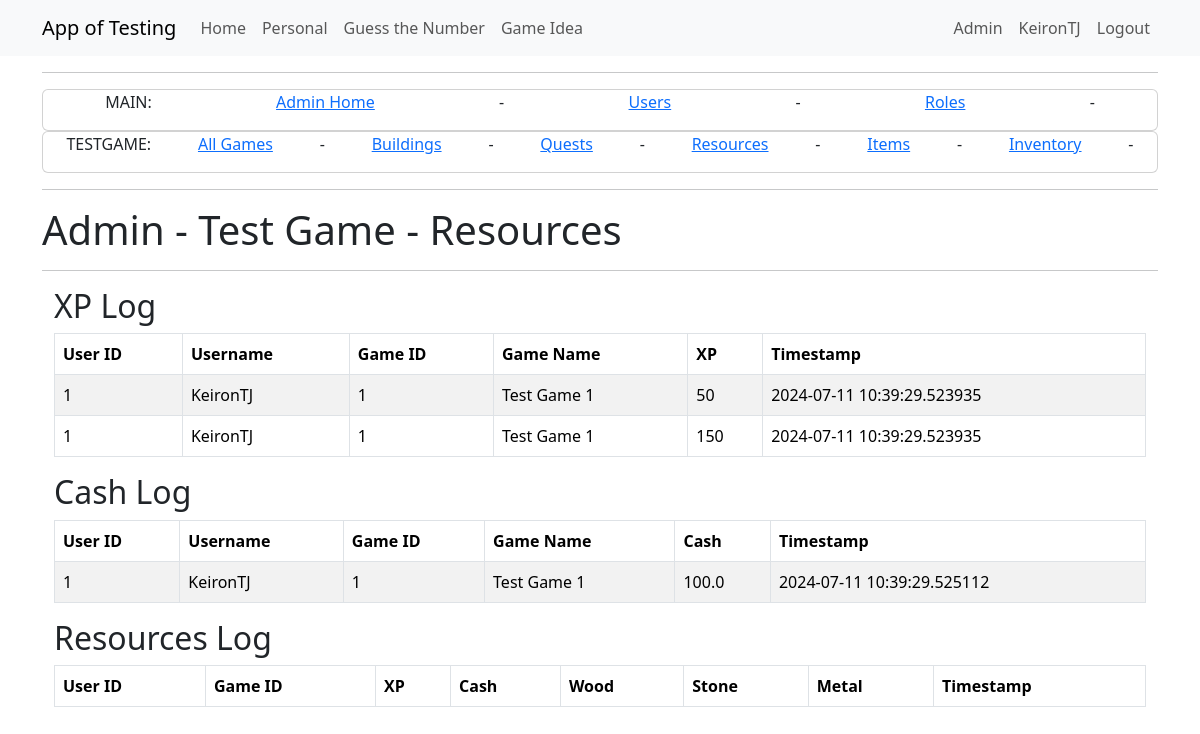
The page /admin_testgame_resourceslog (signed in) on the database as committed earlier.
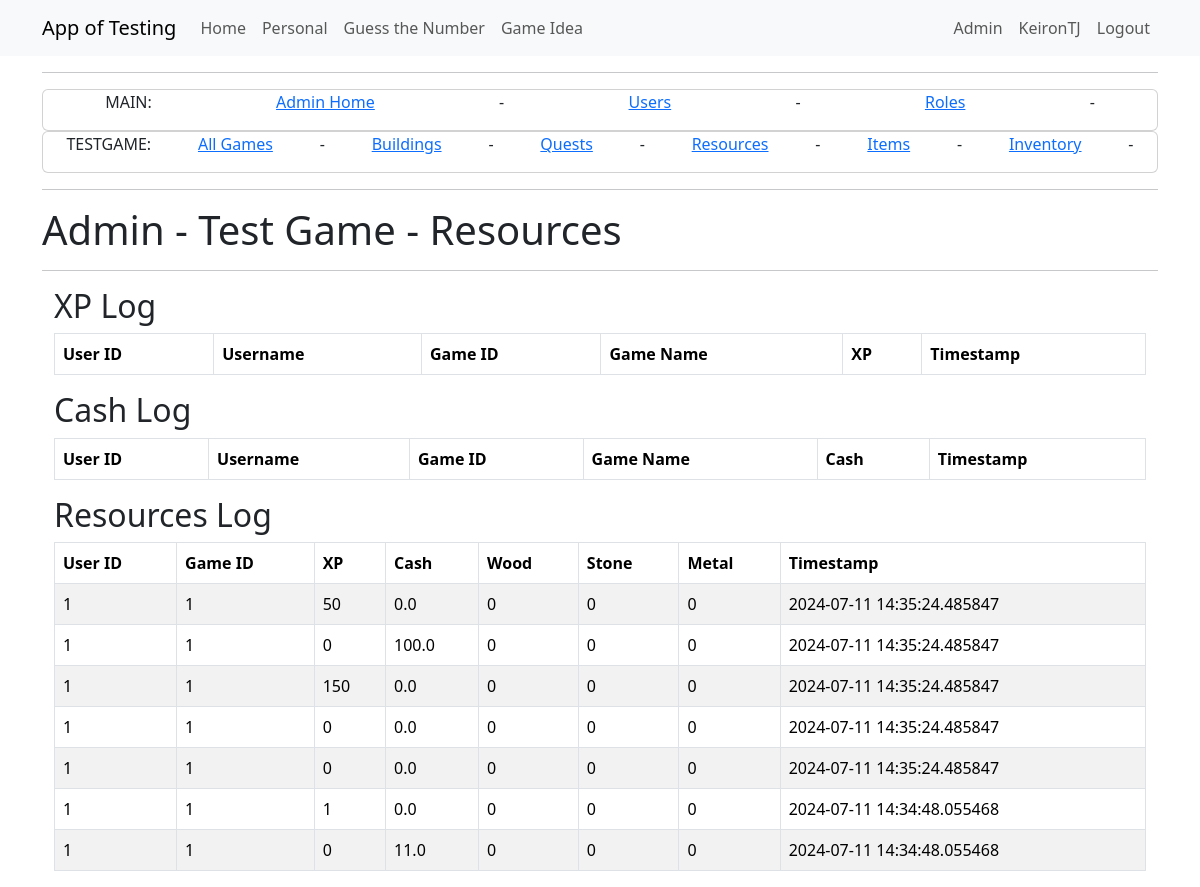
The same page on the database as committed later.
### app/models.py (models this page shows, shortened)
class User(UserMixin, db.Model):
    id = db.Column(Integer, primary_key=True)
    username = db.Column(String(64), index=True, unique=True)
    firstname = db.Column(String(64), nullable=True)
    surname = db.Column(String(64), nullable=True)
    dob = db.Column(DateTime, nullable=True)
    firstlineaddress = db.Column(String(64), nullable=True)
    city = db.Column(String(64), nullable=True)
    postcode = db.Column(String(64), nullable=True)
    email = db.Column(String(120), index=True, unique=True)
    password_hash = db.Column(String(256))
    active = db.Column(db.Boolean(), default=True)
    activetestgame = db.Column(db.Integer, nullable=True)
    test_game = so.relationship("TestGame", back_populates="user", cascade="all, delete-orphan")
    role=so.relationship("Role", secondary="user_roles")
    def is_admin(self):
        return 'admin' in [role.name for role in self.role]

class TestGameXPLog(db.Model):
    __tablename__ = 'test_game_xp_log'
    id = db.Column(db.Integer, primary_key=True)
    test_game_id = db.Column(db.Integer, db.ForeignKey("test_game.id"))
    xp = db.Column(db.Integer)
    entry_date = db.Column(db.DateTime, default=datetime.now(timezone.utc))
    testgame = db.relationship("TestGame", back_populates="test_game_xp_logs")

class TestGame(db.Model):
    __tablename__ = 'test_game'
    id = db.Column(db.Integer, primary_key=True)
    user_id = db.Column(db.Integer, db.ForeignKey('user.id'), nullable=False)
    game_name = db.Column(db.String(64))
    game_exists = db.Column(db.Boolean, default=True)
    entry_date = db.Column(db.DateTime, default=datetime.now(timezone.utc))
    xp = db.Column(db.Integer, default=0)
    level = db.Column(db.Integer, default=0)
    cash = db.Column(db.Float, default=0)
    wood = db.Column(db.Integer, default=0)
    stone = db.Column(db.Integer, default=0)
    metal = db.Column(db.Integer, default=0)
    next_level_xp_required = db.Column(db.Integer, default=110)
    test_game_cash_logs = db.relationship("TestGameCashLog", back_populates="testgame")
    test_game_xp_logs = db.relationship("TestGameXPLog", back_populates="testgame")
    user = db.relationship("User", back_populates="test_game")
    inventories = db.relationship("TestGameInventoryUser", back_populates="game")
    quest_progress = db.relationship("TestGameQuestProgress", back_populates="quest_game")
    building_progress = db.relationship("TestGameBuildingProgress", back_populates="game")
    test_game_resource_logs = db.relationship("TestGameResourceLog", back_populates="testgame")

class TestGameCashLog(db.Model):
    __tablename__ = 'test_game_cash_log'
    id = db.Column(db.Integer, primary_key=True)
    test_game_id = db.Column(db.Integer, db.ForeignKey("test_game.id"))
    cash = db.Column(db.Float)
    entry_date = db.Column(db.DateTime, default=datetime.now(timezone.utc))
    testgame = db.relationship("TestGame", back_populates="test_game_cash_logs")

class TestGameResourceLog(db.Model):
    __tablename__ = 'test_game_resource_log'
    id = db.Column(db.Integer, primary_key=True)
    test_game_id = db.Column(db.Integer, db.ForeignKey("test_game.id"))
    cash = db.Column(db.Float, default=0)
    xp = db.Column(db.Integer, default=0)
    wood = db.Column(db.Integer, default=0)
    stone = db.Column(db.Integer, default=0)
    metal = db.Column(db.Integer, default=0)
    entry_date = db.Column(db.DateTime, default=datetime.now(timezone.utc))
    source = db.Column(db.String(64))
    testgame = db.relationship("TestGame", back_populates="test_game_resource_logs")

### app/admin/routes.py (the view)
@bp.route('/admin_testgame_resourceslog', methods=['GET', 'POST'])
@login_required
@admin_required
def admin_testgame_resourceslog():
    xplogs = db.session.query(TestGameXPLog).all()
    cashlogs = db.session.query(TestGameCashLog).all()
    resourcelogs = db.session.query(TestGameResourceLog).all()
    return render_template("admin/testgame/admin_testgame_resourceslog.html",
                           title='Admin Test Game XP Log',
                           xplogs=xplogs,
                           cashlogs=cashlogs,
                           resourcelogs=resourcelogs)

### app/models.py (called while the page is built)
@login.user_loader
def load_user(id):
    return db.session.get(User, int(id))

### app/templates/admin/testgame/admin_testgame_resourceslog.html
{% extends "admin/admin_base.html" %}
{% block content2 %}
<div class="Jumbotron">
    <h1>Admin - Test Game - Resources</h1>
</div>
<hr />
<div class="container">
    <h2>XP Log</h2>
    <table class="table table-striped table-bordered">
        <thead>
            <tr>
                <th>User ID</th>
                <th>Username</th>
                <th>Game ID</th>
                <th>Game Name</th>
                <th>XP</th>
                <th>Timestamp</th>
            </tr>
        </thead>
        <tbody>
            {% for xplog in xplogs %}
            <tr>
                <td>{{ xplog.testgame.user_id }}</td>
                <td>{{ xplog.testgame.user.username }}</td>
                <td>{{ xplog.testgame.id }}</td>
                <td>{{ xplog.testgame.game_name }}</td>
                <td>{{ xplog.xp }}</td>
                <td>{{ xplog.entry_date }}</td>
            </tr>
            {% endfor %}
        </tbody>
    </table>
</div>
<div class="container">
    <h2>Cash Log</h2>
    <table class="table table-striped table-bordered">
        <thead>
            <tr>
                <th>User ID</th>
                <th>Username</th>
                <th>Game ID</th>
                <th>Game Name</th>
                <th>Cash</th>
                <th>Timestamp</th>
            </tr>
        </thead>
        <tbody>
            {% for cashlog in cashlogs %}
            <tr>
                <td>{{ cashlog.testgame.user_id }}</td>
                <td>{{ cashlog.testgame.user.username }}</td>
                <td>{{ cashlog.testgame.id }}</td>
                <td>{{ cashlog.testgame.game_name }}</td>
                <td>{{ cashlog.cash }}</td>
                <td>{{ cashlog.entry_date }}</td>
            </tr>
            {% endfor %}
        </tbody>
    </table>
</div>
<div class="container">
    <h2>Resources Log</h2>
    <table class="table table-striped table-bordered">
        <thead>
            <tr>
                <th>User ID</th>
                <th>Game ID</th>
                <th>XP</th>
                <th>Cash</th>
                <th>Wood</th>
                <th>Stone</th>
                <th>Metal</th>
                <th>Timestamp</th>
            </tr>
        </thead>
        <tbody>
            {% for resourcelog in resourcelogs %}
            <tr>
                <td>{{ resourcelog.testgame.user_id }}</td>
                <td>{{ resourcelog.testgame.id }}</td>
                <td>{{ resourcelog.xp }}</td>
                <td>{{ resourcelog.cash }}</td>
                <td>{{ resourcelog.wood }}</td>
                <td>{{ resourcelog.stone }}</td>
                <td>{{ resourcelog.metal }}</td>
                <td>{{ resourcelog.entry_date }}</td>
            </tr>
            {% endfor %}
        </tbody>
    </table>
</div>
{% endblock %}

### app/templates/admin/admin_base.html
{% extends "base.html" %}
{% block content %}
<hr />
<div class="card">
    <div style="display: flex; justify-content: space-around;">
        <p>MAIN:</p>
        <a href="{{ url_for('admin.admin_home') }}">Admin Home</a> -
        <a href="{{ url_for('admin.admin_users') }}">Users</a> -
        <a href="{{ url_for('admin.admin_roles') }}">Roles</a> -
    </div>
</div>
<div class="card">
    <div style="display: flex; justify-content: space-around;">
        <p>TESTGAME:</p>
        <a href="{{ url_for('admin.admin_testgame_models') }}">All Games</a> -
        <a href="{{ url_for('admin.admin_testgame_buildings') }}">Buildings</a> -
        <a href="{{ url_for('admin.admin_testgame_mainquests') }}">Quests</a> -
        <a href="{{ url_for('admin.admin_testgame_resourceslog') }}">Resources</a> -
        <a href="{{ url_for('admin.admin_testgame_items') }}">Items</a> -
        <a href="{{ url_for('admin.admin_testgame_inventories') }}">Inventory</a> -
    </div>
</div>
<hr />
    {% block content2 %}  {% endblock content2 %}
    {% endblock content %}

### app/templates/base.html (shortened to what this page needs)
<!doctype html>
<html lang="en">
<head>
    <link href="https://cdn.jsdelivr.net/npm/bootstrap@5.3.2/dist/css/bootstrap.min.css"
          rel="stylesheet"
>
    <link rel="stylesheet" href="{{ url_for('static', filename='style.css') }}">
</head>
<body>
    <nav class="navbar navbar-expand-lg bg-body-tertiary">
        <div class="container">
            <a class="navbar-brand" href="{{ url_for('main.index') }}">App of Testing</a>
            <div class="collapse navbar-collapse" id="navbarSupportedContent">
                <ul class="navbar-nav me-auto mb-2 mb-lg-0">
                    <li class="nav-item">
                        <a class="nav-link" aria-current="page" href="{{ url_for('main.index') }}">Home</a>
                    </li>
                    <li class="nav-item">
                        <a class="nav-link" aria-current="page" href="{{ url_for('financeapp.pfhome') }}">Personal</a>
                    </li>
                    <li class="nav-item">
                        <a class="nav-link" aria-current="page" href="{{ url_for('gtn.guessthenumberhome') }}">Guess the Number</a>
                    </li>
                    {% if not current_user.is_authenticated or current_user.activetestgame == None    %}
                    <li class="nav-item">
                        <a class="nav-link" aria-current="page" href="{{ url_for('testgame.tg_startmenu') }}">Game Idea</a>
                    </li>
                    {% else %}
                    <li class="nav-item">
                        <a class="nav-link" aria-current="page" href="{{ url_for('testgame.tg_play', game_id=current_user.activetestgame) }}">Game Idea</a>
                    </li>
                    {% endif %}
                </ul>
                <ul class="navbar-nav mb-2 mb-lg-0">
                    {% if current_user.is_anonymous %}
                    <li class="nav-item">
                        <a class="nav-link" aria-current="page" href="{{ url_for('auth.login') }}">Login</a>
                    </li>
                    {% else %}
                    {% if current_user.is_admin() %}
                    <li class="nav-item">
                        <a class="nav-link" aria-current="page" href="{{ url_for('admin.admin_home') }}">Admin</a>
                    </li>
                    {% endif %}
                    <li class="nav-item">
                        <a class="nav-link" aria-current="page" href="{{ url_for('main.view_profile', user_id=current_user.id) }}">{{ current_user.username }}</a>
                    </li>
                    <li class="nav-item">
                        <a class="nav-link" aria-current="page" href="{{ url_for('auth.logout') }}">Logout</a>
                    </li>
                    {% endif %}
                </ul>
            </div>
        </div>
    </nav>
    <div class="container mt-3">
        {% block content %}{% endblock %}
    </div>
</body>
</html>

Rows that differ between the two databases and show on the page:
removed TestGameXPLog: testgame.user_id "1", testgame.user.username "KeironTJ", testgame.id "1", testgame.game_name "Test Game 1", xp "50", entry_date "2024-07-11 10:39:29.523935"
removed TestGameXPLog: testgame.user_id "1", testgame.user.username "KeironTJ", testgame.id "1", testgame.game_name "Test Game 1", xp "150", entry_date "2024-07-11 10:39:29.523935"
removed TestGameCashLog: testgame.user_id "1", testgame.user.username "KeironTJ", testgame.id "1", testgame.game_name "Test Game 1", cash "100.0", entry_date "2024-07-11 10:39:29.525112"
changed User "KeironTJ": activetestgame empty → 1 (drawn)
added TestGameResourceLog: testgame.user_id "1", testgame.id "1", xp "50", cash "0.0", wood "0", stone "0", metal "0", entry_date "2024-07-11 14:35:24.485847"
added TestGameResourceLog: testgame.user_id "1", testgame.id "1", xp "0", cash "100.0", wood "0", stone "0", metal "0", entry_date "2024-07-11 14:35:24.485847"
added TestGameResourceLog: testgame.user_id "1", testgame.id "1", xp "150", cash "0.0", wood "0", stone "0", metal "0", entry_date "2024-07-11 14:35:24.485847"
added TestGameResourceLog: testgame.user_id "1", testgame.id "1", xp "0", cash "0.0", wood "0", stone "0", metal "0", entry_date "2024-07-11 14:35:24.485847"
added TestGameResourceLog: testgame.user_id "1", testgame.id "1", xp "0", cash "0.0", wood "0", stone "0", metal "0", entry_date "2024-07-11 14:35:24.485847"
added TestGameResourceLog: testgame.user_id "1", testgame.id "1", xp "1", cash "0.0", wood "0", stone "0", metal "0", entry_date "2024-07-11 14:34:48.055468"
added TestGameResourceLog: testgame.user_id "1", testgame.id "1", xp "0", cash "11.0", wood "0", stone "0", metal "0", entry_date "2024-07-11 14:34:48.055468"
